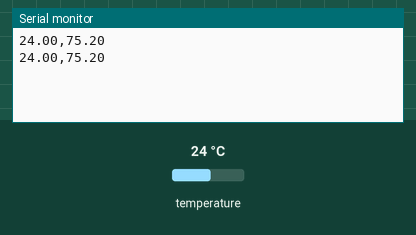
Simulated run of this sketch. Board: Arduino Uno, built with avr-gcc and run on an emulated ATmega328P. On the bench: the last lines printed to the serial monitor. Inputs (shaded band) come from the test bench; at power-on: temperature 24 °C.

Above: at 1.8 s.
1.9 s: temperature set to 12 °C
At 2.5 s:
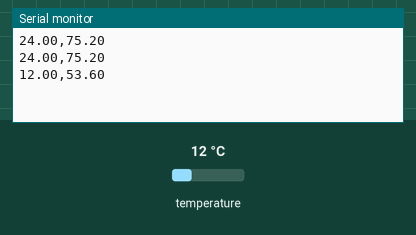
3.4 s: temperature set to 19 °C
At 4.4 s:
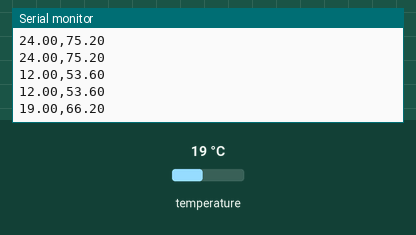
Timing chart, 0 to 6.4 s (numbered marks = the images above; inputs shaded):
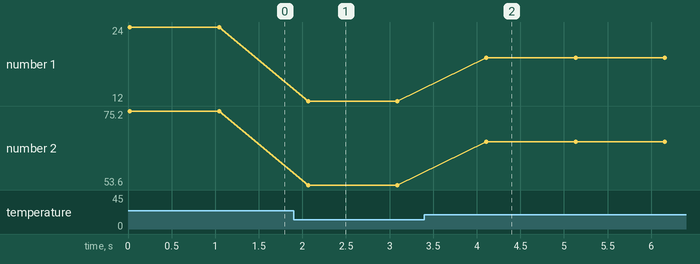

The sketch:

Arduino.ino
```cpp
#include <OneWire.h>

// Temperature sensor pin
const int DS18S20 = 7;

// Sensor
OneWire ds( DS18S20 );

// Setup serial
void setup( void ) {
  Serial.begin( 9600 );
}

// Infinite
void loop( void ) {
  // Get calculated temperature
  // Convert celcius to fahrenheit
  float celcius = getTemp();
  float fahrenheit = ( celcius * 1.8 ) + 32;

  // Send results over serial (USB)
  Serial.print( celcius );
  Serial.print( "," );
  Serial.println( fahrenheit );

  // Wait a second
  delay( 1000 );
}

// Returns temperature celcius
// http://bildr.org/2011/07/ds18b20-arduino/
float getTemp() {
  byte data[12];
  byte addr[8];

  if( !ds.search( addr ) ) {
    ds.reset_search();
    return -1000;
  }

  if( OneWire::crc8( addr, 7 ) != addr[7] ) {
    Serial.println( "CRC is not valid." );
    return -1000;
  }

  if( addr[0] != 0x10 && addr[0] != 0x28 ) {
    Serial.print( "Device not recognized." );
    return -1000;
  }

  ds.reset();
  ds.select( addr );
  ds.write( 0x44, 1 );

  byte present = ds.reset();
  ds.select( addr );
  ds.write( 0xBE );

  for( int i = 0; i < 9; i++ ) {
    data[i] = ds.read();
  }

  ds.reset_search();

  byte MSB = data[1];
  byte LSB = data[0];

  float tempRead = ( ( MSB << 8 ) | LSB );
  float TemperatureSum = tempRead / 16;

  return TemperatureSum;
}
```

Measured:
- after the input at 1.9 s, the serial monitor: prints a new line after 0.17 s (image 1)
- after the input at 3.4 s, the serial monitor: prints a new line after 0.71 s (image 2)
- plotted number 1: 24 → 12 after the input at 1.9 s, 12 → 19 after the input at 3.4 s
- plotted number 2: 75.2 → 53.6 after the input at 1.9 s, 53.6 → 66.2 after the input at 3.4 s
